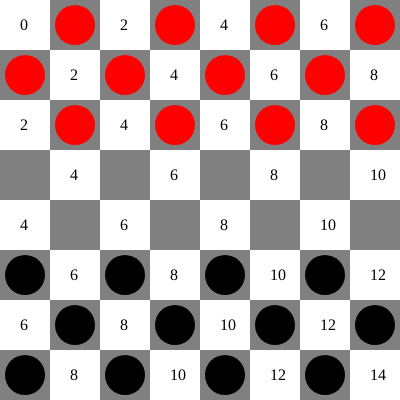
Frame 1 (no input)
Frame 60 (no input): identical to frame 1, image omitted
Frame 120 (the mouse pressed at the canvas centre since frame 60): identical to frame 1, image omitted

The p5.js sketch that drew this single still picture (run headless with seeded random() and noise() and a simulated clock; from frame 60 on, the mouse is pressed at the canvas centre):

// p5.js sketch
// ── sketch.js
function setup() {
  createCanvas(400,400);
}

function draw() {
  let s = 50;
  let d = 40;
  background("white");
  noStroke();
  for(let i=0;i<8;i++){
      for(let j=0;j<8;j++){
          let x = i*s;
          let y = j*s;
          fill("Black");
          textSize(16);
          textFont("Serif");
          text((i+j),(x+20),(y+30));
          if((i+j)%2===1){
              fill("gray");
              rect(x,y,s,s);
          }
          if(((i+j)%2===1)&&(j>4)){
              fill("black");
              ellipse(x+s/2,y+s/2,d);
          }
          if(((i+j)%2===1)&&(j<3)){
              fill("red");
              ellipse(x+s/2,y+s/2,d);
          }
      }
  }
}
